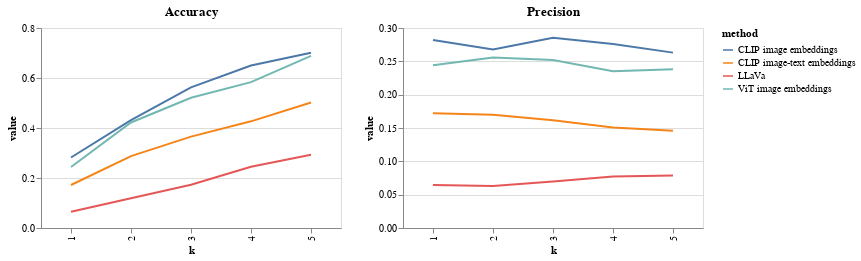

Write notebook code for a chart like this one.
### Code cell
acc_graph | prec_graph

### Figure 1 — Vega-Lite specification as saved in the notebook (floating-point values rounded to 4 significant figures)
{"config": {"view": {"continuousWidth": 400, "continuousHeight": 300}}, "hconcat": [{"data": {"name": "data-49b3d2f3eaea87d345313d5197e96942"}, "mark": "line", "encoding": {"color": {"field": "method", "type": "nominal"}, "x": {"field": "k", "type": "ordinal"}, "y": {"field": "value", "type": "quantitative"}}, "height": 200, "title": "Accuracy", "width": 300}, {"data": {"name": "data-8e8e13dcc978cea4c9665b81583baad3"}, "mark": "line", "encoding": {"color": {"field": "method", "type": "nominal"}, "x": {"field": "k", "type": "ordinal"}, "y": {"field": "value", "type": "quantitative"}}, "height": 200, "title": "Precision", "width": 300}], "$schema": "https://vega.github.io/schema/vega-lite/v4.17.0.json", "datasets": {"data-49b3d2f3eaea87d345313d5197e96942": [{"method": "CLIP image embeddings", "metric": "Accuracy", "k": "1", "value": 0.282}, {"method": "CLIP image embeddings", "metric": "Accuracy", "k": "2", "value": 0.4316}, {"method": "CLIP image embeddings", "metric": "Accuracy", "k": "3", "value": 0.5623}, {"method": "CLIP image embeddings", "metric": "Accuracy", "k": "4", "value": 0.65}, {"method": "CLIP image embeddings", "metric": "Accuracy", "k": "5", "value": 0.7012}, {"method": "CLIP image-text embeddings", "metric": "Accuracy", "k": "1", "value": 0.172}, {"method": "CLIP image-text embeddings", "metric": "Accuracy", "k": "2", "value": 0.2877}, {"method": "CLIP image-text embeddings", "metric": "Accuracy", "k": "3", "value": 0.3657}, {"method": "CLIP image-text embeddings", "metric": "Accuracy", "k": "4", "value": 0.4267}, {"method": "CLIP image-text embeddings", "metric": "Accuracy", "k": "5", "value": 0.5021}, {"method": "ViT image embeddings", "metric": "Accuracy", "k": "1", "value": 0.244}, {"method": "ViT image embeddings", "metric": "Accuracy", "k": "2", "value": 0.4222}, {"method": "ViT image embeddings", "metric": "Accuracy", "k": "3", "value": 0.5208}, {"method": "ViT image embeddings", "metric": "Accuracy", "k": "4", "value": 0.5833}, {"method": "ViT image embeddings", "metric": "Accuracy", "k": "5", "value": 0.6888}, {"method": "LLaVa", "metric": "Accuracy", "k": "1", "value": 0.06465}, {"method": "LLaVa", "metric": "Accuracy", "k": "2", "value": 0.119}, {"method": "LLaVa", "metric": "Accuracy", "k": "3", "value": 0.1727}, {"method": "LLaVa", "metric": "Accuracy", "k": "4", "value": 0.245}, {"method": "LLaVa", "metric": "Accuracy", "k": "5", "value": 0.2929}], "data-8e8e13dcc978cea4c9665b81583baad3": [{"method": "CLIP image embeddings", "metric": "Precision", "k": "1", "value": 0.282}, {"method": "CLIP image embeddings", "metric": "Precision", "k": "2", "value": 0.2677}, {"method": "CLIP image embeddings", "metric": "Precision", "k": "3", "value": 0.2853}, {"method": "CLIP image embeddings", "metric": "Precision", "k": "4", "value": 0.2758}, {"method": "CLIP image embeddings", "metric": "Precision", "k": "5", "value": 0.2631}, {"method": "CLIP image-text embeddings", "metric": "Precision", "k": "1", "value": 0.172}, {"method": "CLIP image-text embeddings", "metric": "Precision", "k": "2", "value": 0.1698}, {"method": "CLIP image-text embeddings", "metric": "Precision", "k": "3", "value": 0.1616}, {"method": "CLIP image-text embeddings", "metric": "Precision", "k": "4", "value": 0.1508}, {"method": "CLIP image-text embeddings", "metric": "Precision", "k": "5", "value": 0.1461}, {"method": "ViT image embeddings", "metric": "Precision", "k": "1", "value": 0.244}, {"method": "ViT image embeddings", "metric": "Precision", "k": "2", "value": 0.2559}, {"method": "ViT image embeddings", "metric": "Precision", "k": "3", "value": 0.2521}, {"method": "ViT image embeddings", "metric": "Precision", "k": "4", "value": 0.235}, {"method": "ViT image embeddings", "metric": "Precision", "k": "5", "value": 0.2382}, {"method": "LLaVa", "metric": "Precision", "k": "1", "value": 0.06465}, {"method": "LLaVa", "metric": "Precision", "k": "2", "value": 0.0631}, {"method": "LLaVa", "metric": "Precision", "k": "3", "value": 0.06964}, {"method": "LLaVa", "metric": "Precision", "k": "4", "value": 0.07718}, {"method": "LLaVa", "metric": "Precision", "k": "5", "value": 0.07866}]}}
